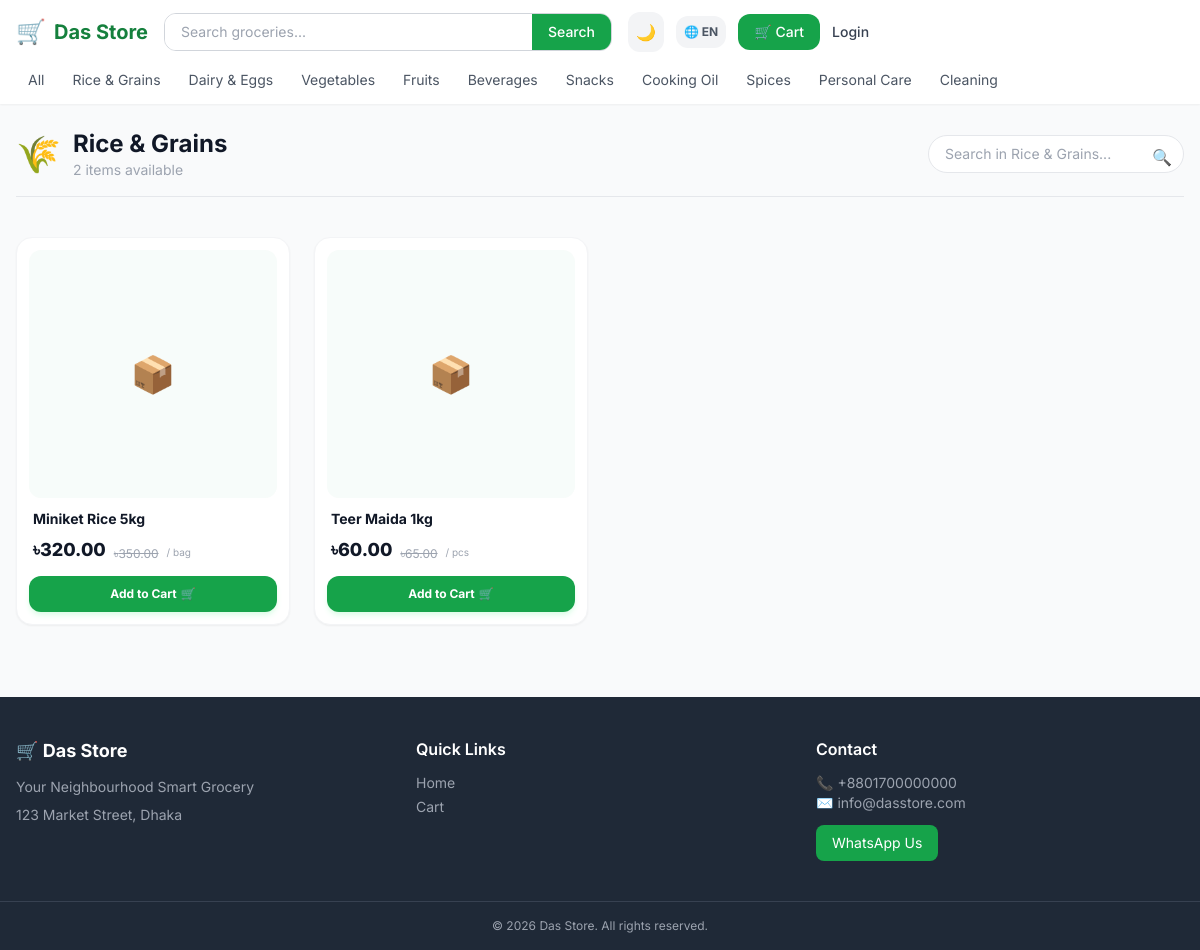
Screenshot of /store/category.php?id=1 with the database file from the repository.
### tables this page shows
CREATE TABLE IF NOT EXISTS `categories` (
  `id`         INT UNSIGNED AUTO_INCREMENT PRIMARY KEY,
  `name`       VARCHAR(100) NOT NULL,
  `slug`       VARCHAR(120) NOT NULL UNIQUE,
  `icon`       VARCHAR(10)  DEFAULT '🏷️',
  `is_active`  TINYINT(1)   DEFAULT 1,
  `sort_order` SMALLINT     DEFAULT 0,
  `created_at` TIMESTAMP    DEFAULT CURRENT_TIMESTAMP
);

CREATE TABLE IF NOT EXISTS `products` (
  `id`            INT UNSIGNED AUTO_INCREMENT PRIMARY KEY,
  `name`          VARCHAR(200) NOT NULL,
  `sku`           VARCHAR(80)  UNIQUE,
  `barcode`       VARCHAR(80)  UNIQUE,
  `category_id`   INT UNSIGNED,
  `company_id`    INT UNSIGNED,
  `dealer_id`     INT UNSIGNED,
  `unit`          VARCHAR(30)  DEFAULT 'pcs',
  `weight_size`   VARCHAR(100),
  `cost_price`    DECIMAL(10,2) NOT NULL DEFAULT 0,
  `sale_price`    DECIMAL(10,2) NOT NULL DEFAULT 0,
  `mrp`           DECIMAL(10,2) DEFAULT 0,
  `description`   TEXT,
  `image`         VARCHAR(255),
  `is_active`     TINYINT(1)   DEFAULT 1,
  `track_expiry`  TINYINT(1)   DEFAULT 0,
  `mfg_date`      DATE NULL,
  `expiry_date`   DATE NULL,
  `created_at`    TIMESTAMP    DEFAULT CURRENT_TIMESTAMP,
  FOREIGN KEY (`category_id`) REFERENCES `categories`(`id`) ON DELETE SET NULL,
  FOREIGN KEY (`company_id`)  REFERENCES `companies`(`id`)  ON DELETE SET NULL,
  FOREIGN KEY (`dealer_id`)   REFERENCES `dealers`(`id`)    ON DELETE SET NULL
);

### includes/lang.php (called while the page is built, shortened)
<?php
$lang_code = $_SESSION['lang'] ?? 'en';
function __($key) {
    global $translations, $lang_code;
    return $translations[$lang_code][$key] ?? $key;
}
function get_current_lang() {
    global $lang_code;
    return $lang_code;
}

### includes/auth.php (called while the page is built, shortened)
<?php
function is_customer_logged_in(): bool {
    return isset($_SESSION['customer_id']) && !empty($_SESSION['customer_id']);
}

### store/category.php (the view, shortened to what this page needs)
<?php
require_once dirname(__DIR__) . '/includes/auth.php';
$cat_id = (int)($_GET['id'] ?? 0);
$stmt = $pdo->prepare("SELECT * FROM categories WHERE id = ? AND is_active = 1");
$stmt->execute([$cat_id]);
$category = $stmt->fetch();
$search = trim($_GET['q'] ?? '');
$where = "WHERE p.category_id = ? AND p.is_active = 1 AND (i.display_qty + i.warehouse_qty) > 0";
$params = [$cat_id];
$stmt = $pdo->prepare("
    SELECT p.*, c.name as category_name, c.icon as category_icon, COALESCE(i.display_qty+i.warehouse_qty, 0) as stock
    FROM products p
    LEFT JOIN inventory i ON i.product_id = p.id
    LEFT JOIN categories c ON c.id = p.category_id
    $where
    ORDER BY p.name ASC
");
$stmt->execute($params);
$products = $stmt->fetchAll();
require_once dirname(__DIR__) . '/includes/store-header.php';
?>
<div class="mb-10 flex flex-col md:flex-row md:items-center justify-between border-b dark:border-gray-700 pb-4 gap-4">
    <div class="flex items-center gap-3">
        <span class="text-4xl"><?= $category['icon'] ?: '🏷️' ?></span>
        <div>
            <h1 class="text-2xl font-bold text-gray-900 dark:text-white"><?= htmlspecialchars($category['name']) ?></h1>
            <p class="text-sm text-gray-400 dark:text-gray-500"><?= count($products) ?> <?= __('items_available') ?></p>
        </div>
    </div>
    <form method="get" class="no-print relative w-full md:w-auto">
        <input type="text" name="q" value="<?= htmlspecialchars($search) ?>" placeholder="<?= __('search_in') . htmlspecialchars($category['name']) ?>..."
               class="w-full md:w-64 bg-white dark:bg-gray-800 dark:text-white border dark:border-gray-700 rounded-full px-4 py-2 text-sm outline-none focus:border-brand-500 focus:ring-2 focus:ring-brand-100 dark:focus:ring-brand-900/30 transition">
        <button type="submit" class="absolute right-3 top-2.5 text-gray-400 dark:text-gray-500">🔍</button>
    </form>
</div>
<div class="grid grid-cols-2 md:grid-cols-3 lg:grid-cols-4 gap-4 md:gap-6">
    <?php foreach ($products as $p): ?>
    <div class="bg-white dark:bg-gray-800 rounded-2xl p-3 border border-gray-100 dark:border-gray-700 shadow-sm hover:shadow-xl dark:hover:shadow-brand-900/10 transition-all group flex flex-col h-full">
        <a href="product.php?id=<?= $p['id'] ?>" class="relative block bg-gray-50 dark:bg-gray-700 rounded-xl overflow-hidden mb-3 aspect-square">
            <?php if ($p['image']): ?>
            <img src="<?= BASE_URL ?>uploads/products/<?= htmlspecialchars($p['image']) ?>"
                 class="w-full h-full object-cover transition-transform duration-500 group-hover:scale-110" alt="<?= htmlspecialchars($p['name']) ?>">
            <?php else: ?>
            <div class="w-full h-full flex items-center justify-center text-4xl bg-brand-50/30 dark:bg-brand-900/10">📦</div>
            <?php endif; ?>
        </a>
        <div class="flex-1 px-1">
            <a href="product.php?id=<?= $p['id'] ?>" class="text-sm font-bold text-gray-900 dark:text-white line-clamp-2 leading-tight group-hover:text-brand-700 dark:group-hover:text-brand-400 transition-colors mb-2">
                <?= htmlspecialchars($p['name']) ?>
            </a>
            <div class="flex items-end gap-2 mb-3">
                <span class="text-lg font-extrabold text-gray-900 dark:text-white"><?= CURRENCY ?><?= number_format($p['sale_price'], 2) ?></span>
                <?php if ($p['mrp'] > $p['sale_price']): ?>
                <span class="text-xs text-gray-400 dark:text-gray-500 line-through mb-0.5"><?= CURRENCY ?><?= number_format($p['mrp'], 2) ?></span>
                <?php endif; ?>
                <span class="text-[10px] text-gray-400 dark:text-gray-500 mb-1">/ <?= $p['unit'] ?></span>
            </div>
        </div>
        <form action="cart.php" method="post" class="mt-auto">
            <button type="submit" class="w-full bg-brand-600 text-white font-bold py-2.5 rounded-xl text-xs hover:bg-brand-700 dark:hover:bg-brand-500 active:scale-95 transition-all flex items-center justify-center gap-1 shadow-md shadow-brand-100 dark:shadow-none">
                <span><?= __('add_to_cart') ?></span> 🛒
            </button>
        </form>
    </div>
    <?php endforeach; ?>
</div>
<?php require_once dirname(__DIR__) . '/includes/store-footer.php'; ?>

### includes/store-header.php (shortened to what this page needs)
<?php
$cats = $pdo->query("SELECT id, name, slug FROM categories WHERE is_active = 1 ORDER BY sort_order, name LIMIT 10")->fetchAll();
?>
<!DOCTYPE html>
<html lang="<?= get_current_lang() ?>" x-data="{
    darkMode: localStorage.getItem('theme') === 'dark',
    toggleTheme() {
        this.darkMode = !this.darkMode;
        localStorage.setItem('theme', this.darkMode ? 'dark' : 'light');
        if (this.darkMode) document.documentElement.classList.add('dark');
        else document.documentElement.classList.remove('dark');
    }
}" :class="{ 'dark': darkMode }">
<head>
    <script src="https://cdn.tailwindcss.com"></script>
    <link rel="stylesheet" href="<?= BASE_URL ?>assets/css/main.css">
</head>
<body class="bg-gray-50 font-sans transition-colors duration-300" x-data="{ mobileMenu: false }">
<header class="bg-white shadow-sm sticky top-0 z-40 transition-colors duration-300">
    <div class="max-w-7xl mx-auto px-4">
        <div class="flex items-center gap-4 h-16">
            <a href="<?= BASE_URL ?>store/" class="flex items-center gap-2 font-bold text-xl text-brand-700 dark:text-brand-500">
                <span class="text-2xl">🛒</span><?= SHOP_NAME ?>
            </a>
            <form action="<?= BASE_URL ?>store/" method="get" class="flex-1 max-w-md hidden md:flex">
                <div class="flex w-full border border-gray-300 dark:border-gray-600 rounded-xl overflow-hidden focus-within:border-brand-500 focus-within:ring-2 focus-within:ring-brand-200 transition">
                    <input type="search" name="q" placeholder="<?= __('search_placeholder') ?>"
                           value="<?= htmlspecialchars($_GET['q'] ?? '') ?>"
                           class="flex-1 px-4 py-2 text-sm outline-none dark:bg-gray-800 dark:text-white">
                    <button type="submit" class="px-4 bg-brand-600 text-white hover:bg-brand-700 transition text-sm font-medium"><?= __('search') ?></button>
                </div>
            </form>
            <div class="flex items-center gap-2 sm:gap-3">
                <button @click="toggleTheme()" class="p-2 rounded-xl bg-gray-100 dark:bg-gray-700 text-gray-600 dark:text-gray-300 hover:bg-gray-200 dark:hover:bg-gray-600 transition" title="<?= __('dark_mode') ?>">
                    <span x-show="!darkMode">🌙</span>
                </button>
                <div class="relative" x-data="{ langOpen: false }">
                    <button @click="langOpen = !langOpen" class="flex items-center gap-1 text-xs font-bold uppercase p-2 rounded-xl bg-gray-100 dark:bg-gray-700 text-gray-600 dark:text-gray-300 hover:bg-gray-200 dark:hover:bg-gray-600 transition">
                        🌐 <?= get_current_lang() ?>
                    </button>
                </div>
                <a href="<?= BASE_URL ?>store/cart.php" class="relative flex items-center gap-2 bg-brand-600 text-white px-3 sm:px-4 py-2 rounded-xl text-sm font-medium hover:bg-brand-700 transition">
                    <span class="hidden sm:inline">🛒 <?= __('cart') ?></span>
                </a>
                <?php if (is_customer_logged_in()): ?>
                    <div class="relative" x-data="{ open: false }">
                        <button @click="open = !open" class="flex items-center gap-2 text-sm font-medium text-gray-700 dark:text-gray-200 bg-gray-100 dark:bg-gray-700 px-3 sm:px-4 py-2 rounded-xl hover:bg-gray-200 dark:hover:bg-gray-600 transition">
                            👤 <span class="hidden sm:inline"><?= htmlspecialchars(current_customer()['name']) ?></span>
                        </button>
                        <div x-show="open" @click.away="open = false" x-transition class="absolute right-0 mt-2 w-48 bg-white dark:bg-gray-800 rounded-xl shadow-xl border border-gray-100 dark:border-gray-700 py-2 z-50">
                            <a href="<?= BASE_URL ?>store/my-orders.php" class="block px-4 py-2 text-sm text-gray-700 dark:text-gray-300 hover:bg-brand-50 dark:hover:bg-gray-700"><?= __('my_orders') ?></a>
                            <div class="border-t border-gray-100 dark:border-gray-700 my-1"></div>
                            <a href="<?= BASE_URL ?>store/logout.php" class="block px-4 py-2 text-sm text-red-600 hover:bg-red-50 dark:hover:bg-red-900/20"><?= __('logout') ?></a>
                        </div>
                    </div>
                <?php else: ?>
                    <a href="<?= BASE_URL ?>store/login.php" class="text-sm font-medium text-gray-700 dark:text-gray-300 hover:text-brand-600 transition"><?= __('login') ?></a>
                <?php endif; ?>
            </div>
        </div>
        <nav class="hidden md:flex gap-1 pb-2 overflow-x-auto scrollbar-none">
            <a href="<?= BASE_URL ?>store/" class="px-3 py-1.5 text-sm rounded-lg text-gray-600 dark:text-gray-400 hover:bg-brand-50 dark:hover:bg-brand-900/20 hover:text-brand-700 dark:hover:text-brand-400 whitespace-nowrap transition"><?= __('all') ?></a>
            <?php foreach ($cats as $cat): ?>
            <a href="<?= BASE_URL ?>store/category.php?id=<?= $cat['id'] ?>"
               class="px-3 py-1.5 text-sm rounded-lg text-gray-600 dark:text-gray-400 hover:bg-brand-50 dark:hover:bg-brand-900/20 hover:text-brand-700 dark:hover:text-brand-400 whitespace-nowrap transition">
                <?= htmlspecialchars($cat['name']) ?>
            </a>
            <?php endforeach; ?>
        </nav>
    </div>
</header>
<main class="max-w-7xl mx-auto px-4 py-6">

### assets/css/main.css (style rules this page uses)
*, *::before, *::after { box-sizing: border-box; }
body { font-family: 'Inter', sans-serif; }

### rows the page displays
categories: name "Rice & Grains", icon "🌾", q "Search in Rice & Grains..."
categories: name "Dairy & Eggs"
categories: name "Vegetables"
categories: name "Fruits"
categories: name "Beverages"
categories: name "Snacks"
categories: name "Cooking Oil"
categories: name "Spices"
categories: name "Personal Care"
categories: name "Cleaning"
products: name "Miniket Rice 5kg", sale_price "320.00", mrp "350.00", unit "bag"
products: name "Teer Maida 1kg", sale_price "60.00", mrp "65.00", unit "pcs"

### other values shown
SHOP_NAME "Das Store"
__('search') "Search"
get_current_lang() "EN"
__('cart') "Cart"
__('login') "Login"
__('all') "All"
count($products) "2"
__('items_available') "items available"
SHOP_TAGLINE "Your Neighbourhood Smart Grocery"
SHOP_ADDRESS "123 Market Street, Dhaka"
__('quick_links') "Quick Links"
__('home') "Home"
__('contact') "Contact"
SHOP_PHONE "+8801700000000"
SHOP_EMAIL "info@dasstore.com"
